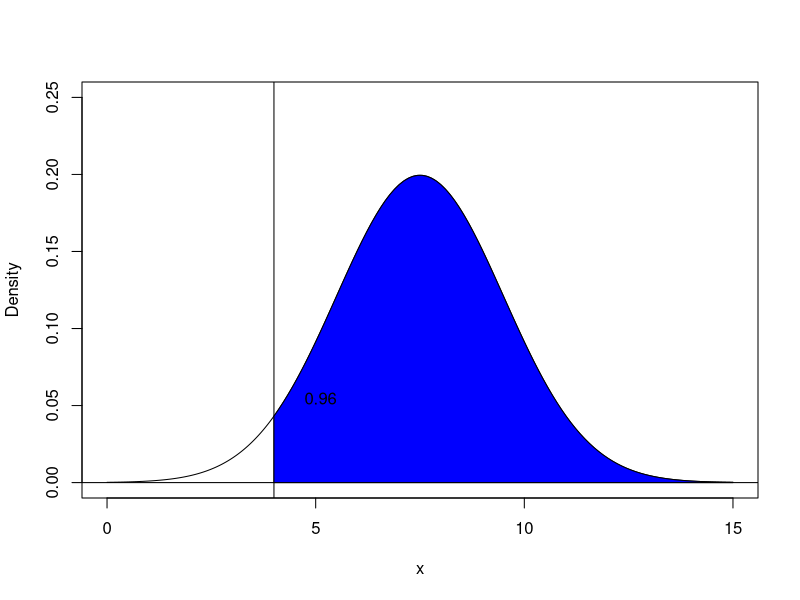
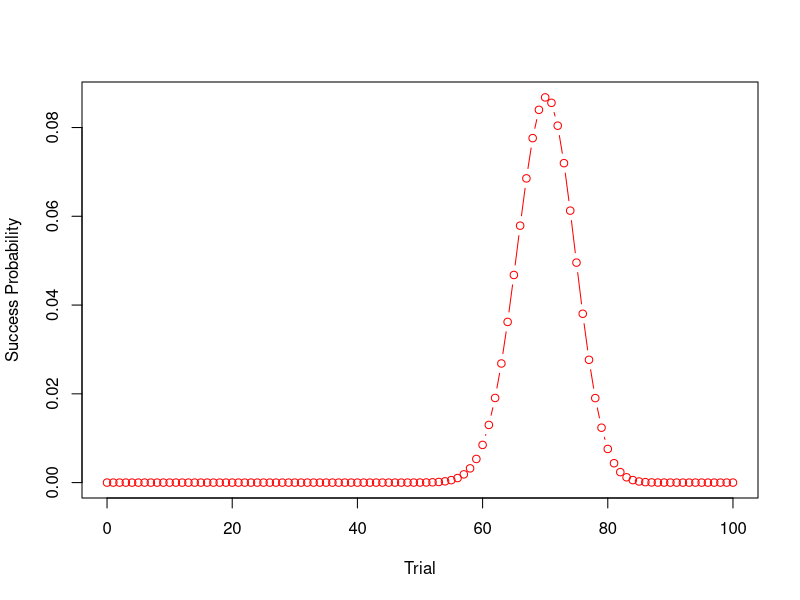
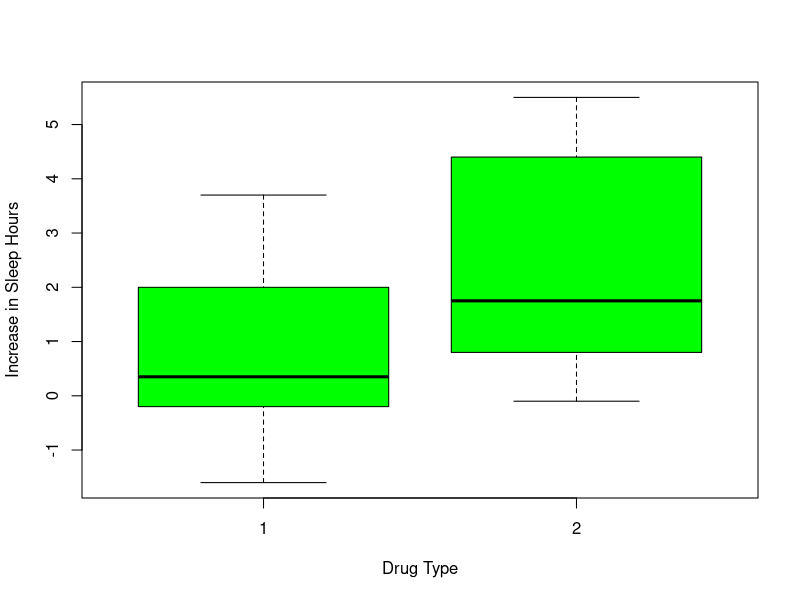
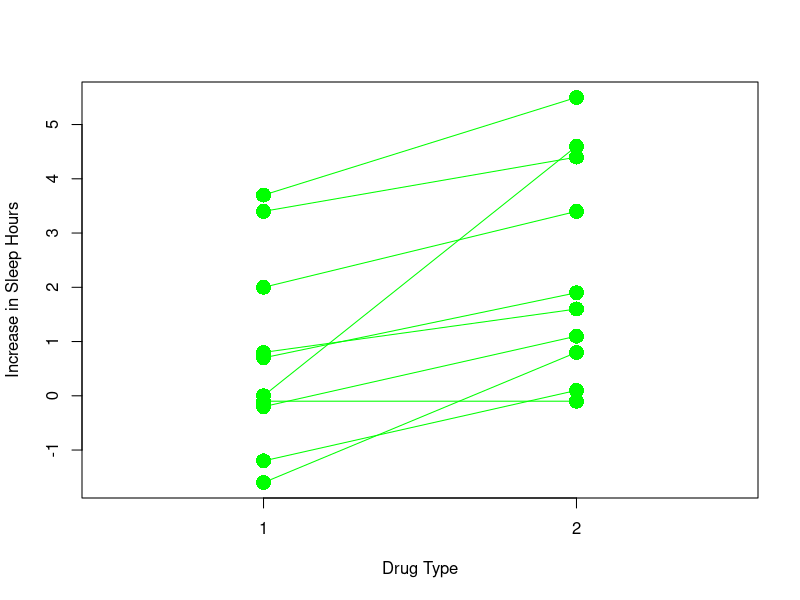
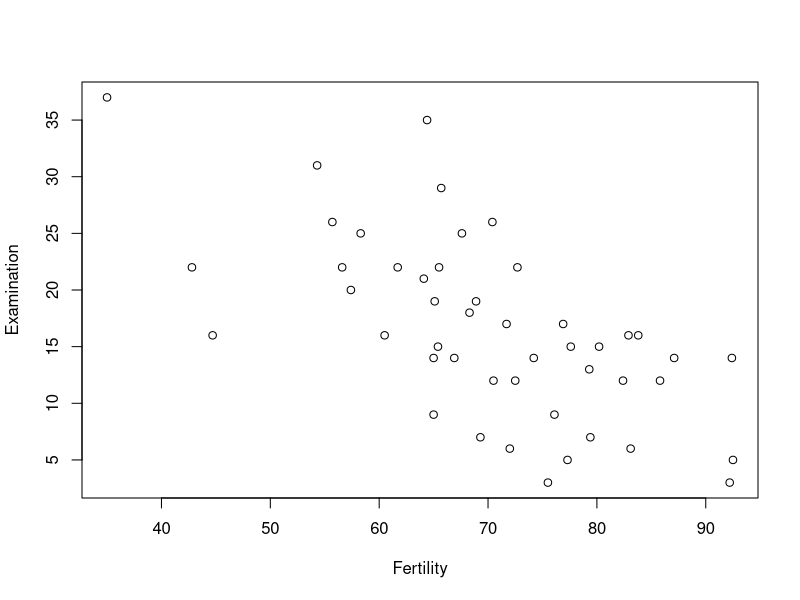
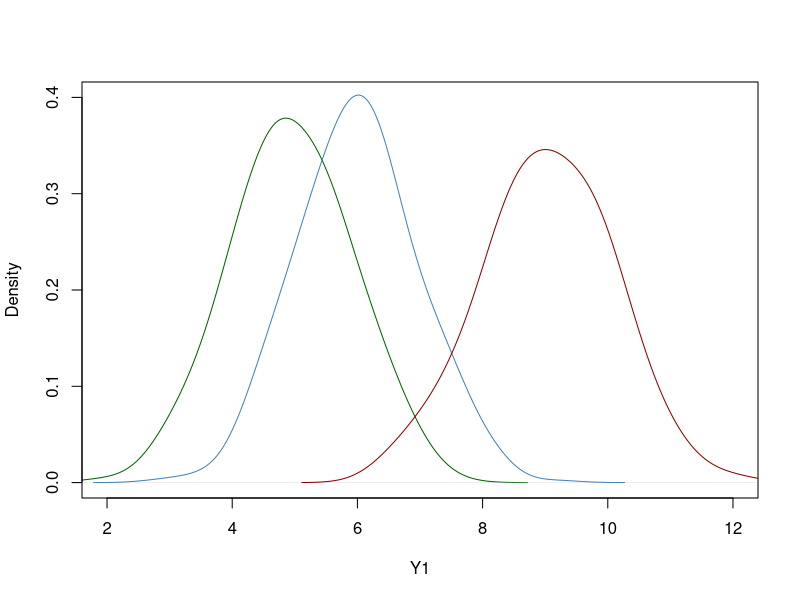
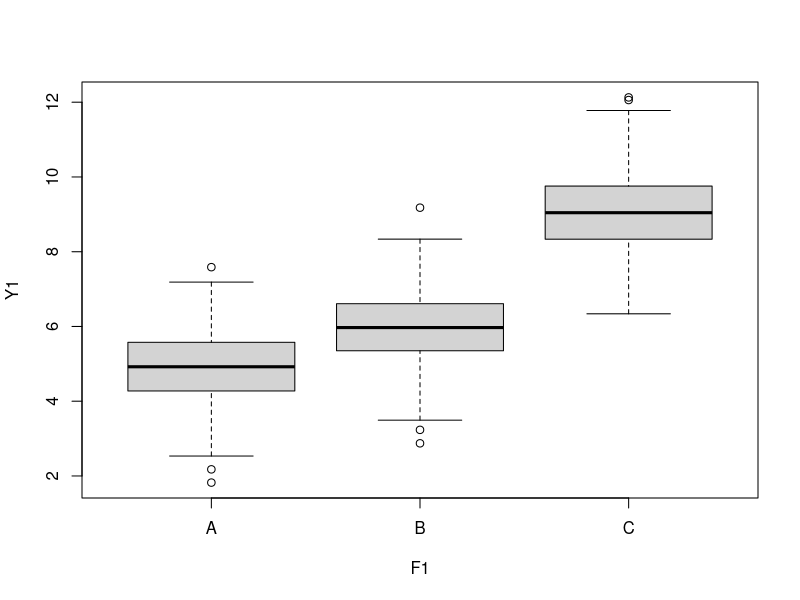
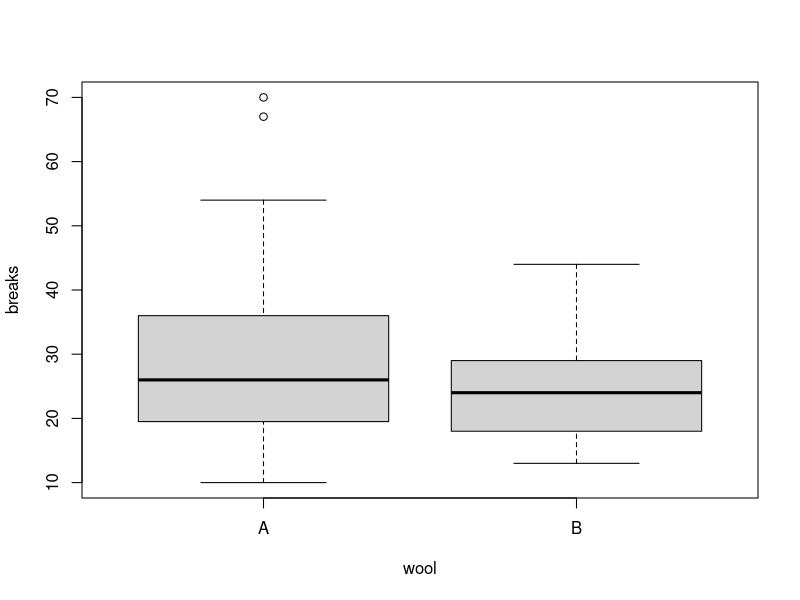

Source code (R) for these figures, in order:
library(calibrate)

## Normal distribution p-value

# inputs
mean = 7.5
sd = 2
x1 <- 4   # change this value 


x <- seq(0,15, length.out = 1000)
y <- dnorm(x, mean = mean, sd = sd)


y1 <- dnorm(x1, mean = mean, sd = sd)
p <- pnorm(x1, mean = mean, sd = sd, lower.tail = FALSE)

# Coordinates of polygon
xpol <- seq(x1, max(x), length=100)
ypol <- dnorm(xpol, mean = mean, sd = sd)
ypolbase <- rep(0,100)
label <- paste("Colored Area", format(p, digits=2))

par(mfrow=c(1,1))
plot(x,y, xlim = c(0,15), ylim = c(0, 0.25), type = "l", ylab = "Density")
abline(v=x1)
abline(h=0)
polygon( c(xpol, rev(xpol)), c(ypolbase, rev(ypol)), col = "blue")
textxy(x1+0.5, y1+0.005, labs = format(p, digits=2), cex = 1)


## binomial distribution
nt <- 100
ps <- 0.70
xvals <- 0:nt
yvals <- dbinom(xvals, nt, ps)
plot(xvals, yvals, type = "b", col="red", xlab = "Trial", ylab = "Success Probability")

## t-test
## unpaired data
boxplot(extra ~ group, data = sleep, col="green", xlab="Drug Type", 
        ylab = "Increase in Sleep Hours")

drug1 <- sleep$extra[1:10]
drug2 <- sleep$extra[11:20]
t.test(drug1, drug2)
t.test(drug1, drug2)$conf

## t-test
## paired Data
g1 <- sleep[sleep$group==1,]
g1$group <- as.numeric(g1$group)
g2 <- sleep[sleep$group==2,]
g2$group <- as.numeric(g2$group)
plot(as.numeric(sleep$group), sleep$extra, type = "p", cex = 2, xlim=c(0.5,2.5),
     xlab="Drug Type", ylab = "Increase in Sleep Hours", pch = 16, 
     col = "green", xaxt = "n")
axis(side =1, at = c(1,2))
for (i in 1:nrow(g1)){
  segments(g1$group[i], g1$extra[i], g2$group[i], g2$extra[i], col = "green")
}

drug1 <- sleep$extra[1:10]
drug2 <- sleep$extra[11:20]
t.test(drug1, drug2, paired = TRUE)
t.test(drug1, drug2, paired = TRUE)$conf


### correlation
head(swiss)
round(cor(swiss),2)
with(swiss, plot(Fertility, Examination))

## chi-squared test is used to compare observed frequencies with the 
## frequencies expected under some null hypothesis
eye <- margin.table(HairEyeColor,2)
eye
chisq.test(eye)
chisq.test(eye, p = c(0.37, 0.36, 0.15, 0.12))

## test of variance anova

## Generate the data
set.seed(101)
Y1 <- c(rnorm(n=500, mean = 5, sd = 1), rnorm(n=500, mean = 6, sd = 1), 
        rnorm(n=500, mean = 9, sd = 1 ))
F1 <- factor(rep(c("A", "B", "C"), each = 500))

## Plot the data
plot(density(Y1[F1=="A"], adjust = 1.5), col = "darkgreen", xlim = c(2,12),
     ylim=c(0,0.4), xlab = "Y1", main = "")
points(density(Y1[F1=="B"], adjust = 1.5), type = "l", col = "steelblue")
points(density(Y1[F1=="C"], adjust = 1.5), type = "l", col = "darkred")


## Anova test
aovY1 <- aov(Y1 ~ F1)
summary(aovY1)
TukeyHSD(aovY1)
tapply(Y1, F1, mean)
boxplot(Y1 ~ F1)

## two way anova
warpbreaks
aov1 <- aov(breaks ~ wool + tension + wool:tension, data = warpbreaks)
summary(aov1)
TukeyHSD(aov1)
tapply(warpbreaks$breaks, warpbreaks$wool, mean)
boxplot(breaks ~ wool, data = warpbreaks)
tapply(warpbreaks$breaks, warpbreaks$tension, mean)
boxplot(breaks ~ tension, data = warpbreaks)
